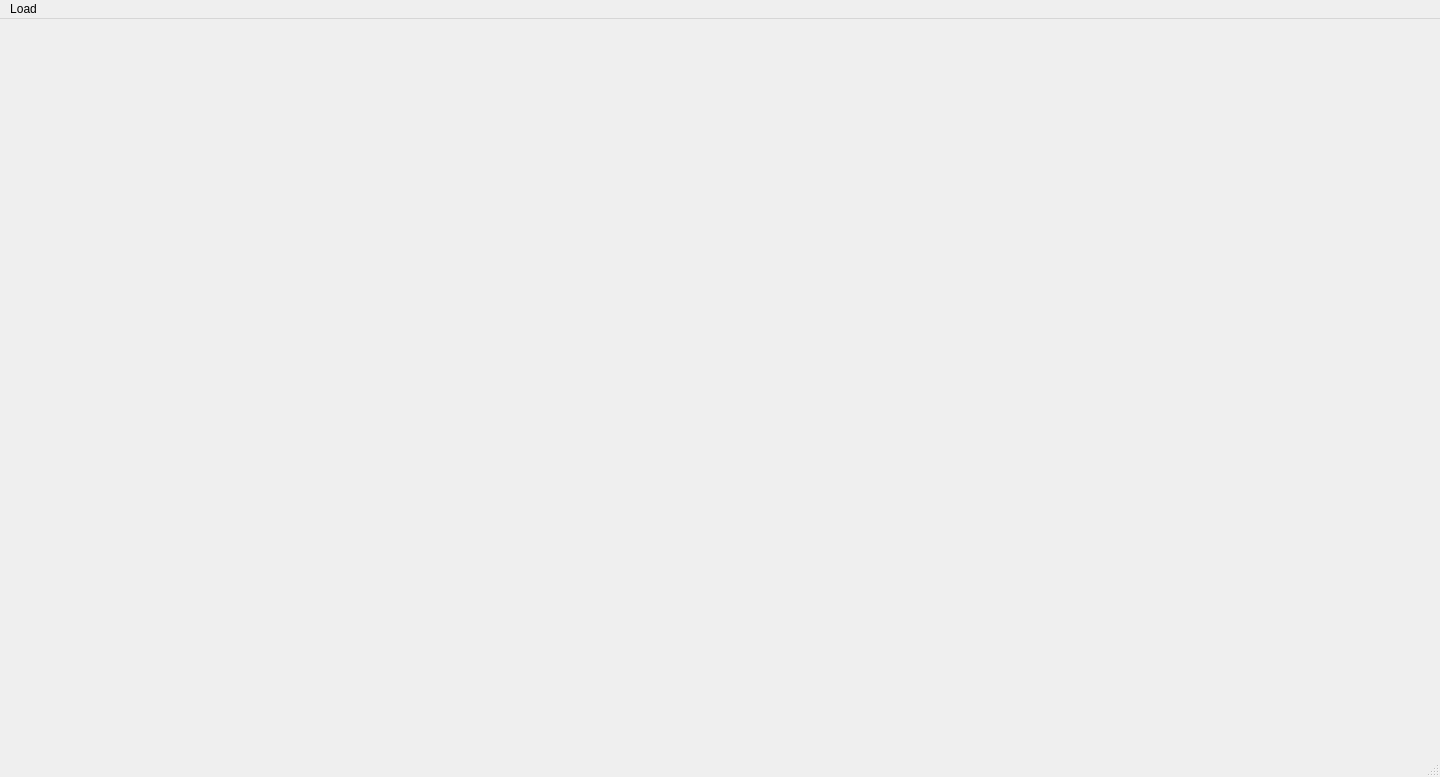
<?xml version="1.0" encoding="UTF-8"?>
<ui version="4.0">
 <class>MainWindow</class>
 <widget class="QMainWindow" name="MainWindow">
  <property name="geometry">
   <rect>
    <x>0</x>
    <y>0</y>
    <width>1440</width>
    <height>777</height>
   </rect>
  </property>
  <property name="windowTitle">
   <string>MainWindow</string>
  </property>
  <widget class="QWidget" name="centralwidget">
   <widget class="QLabel" name="label">
    <property name="geometry">
     <rect>
      <x>20</x>
      <y>20</y>
      <width>1391</width>
      <height>671</height>
     </rect>
    </property>
    <property name="text">
     <string/>
    </property>
    <property name="scaledContents">
     <bool>true</bool>
    </property>
   </widget>
  </widget>
  <widget class="QMenuBar" name="menubar">
   <property name="geometry">
    <rect>
     <x>0</x>
     <y>0</y>
     <width>1440</width>
     <height>24</height>
    </rect>
   </property>
   <widget class="QMenu" name="menuLoad">
    <property name="title">
     <string>Load</string>
    </property>
    <addaction name="actionSelect_Directory"/>
   </widget>
   <addaction name="menuLoad"/>
  </widget>
  <widget class="QStatusBar" name="statusbar"/>
  <action name="actionSelect_Directory">
   <property name="text">
    <string>Select Directory</string>
   </property>
  </action>
 </widget>
 <resources/>
 <connections/>
</ui>
